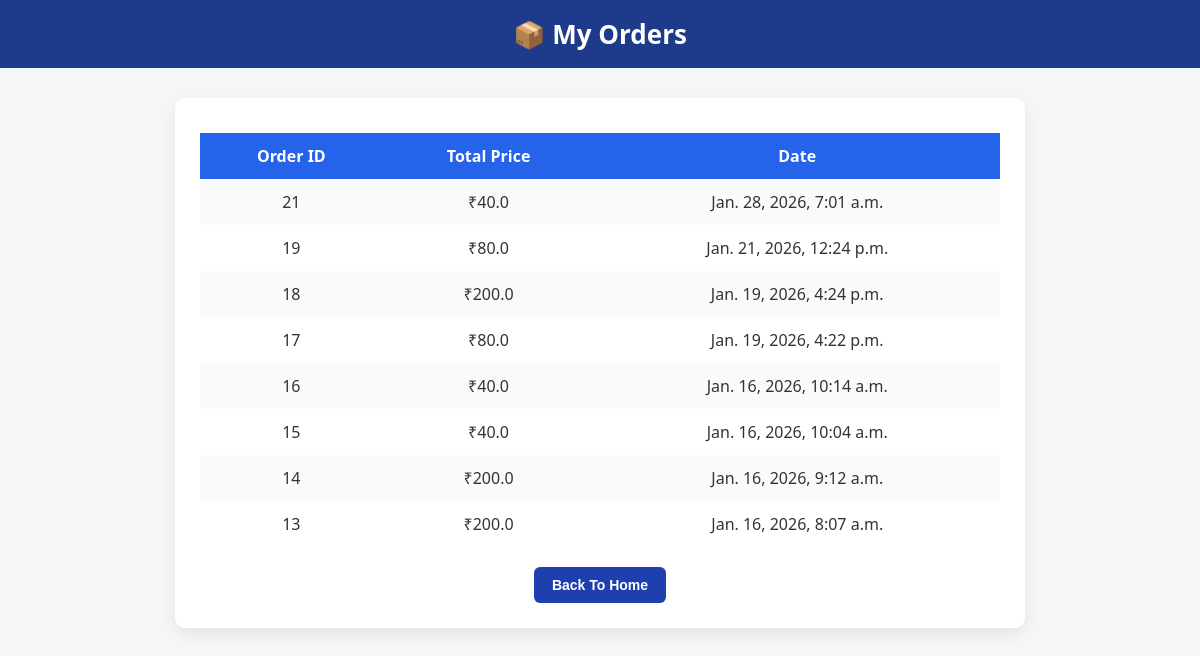
/orders/ (signed in), run on the app's committed database.
### store/models.py (models this page shows, shortened)
class Order(models.Model):
    user=models.ForeignKey(User, on_delete=models.CASCADE)
    total_price=models.FloatField()
    created_at=models.DateTimeField(auto_now_add=True)
    payment_id=models.CharField(max_length=200, blank=True, null=True)
    paid = models.BooleanField(default=False)

### store/views.py (the view)
# urls.py: path('orders/',views.order_history,name='order_history'),
def order_history(request):
    orders=Order.objects.filter(user=request.user).order_by('-created_at')
    return render(request, 'store/order_history.html',{'orders': orders})

### store/templates/store/order_history.html (shortened to what this page needs)
<!DOCTYPE html>
<html>
<head>
</head>
<body>
    <h1>📦 My Orders</h1>
    <div class="orders-container">
        {% if orders %}
        <table>
            <tr>
                <th>Order ID</th>
                <th>Total Price</th>
                <th>Date</th>
            </tr>
            {% for order in orders %}
            <tr>
                <td>{{ order.id }}</td>
                <td>₹{{ order.total_price }}</td>
                <td>{{ order.created_at }}</td>
            </tr>
            {% endfor %}
        </table>
        {% else %}
        <div class="empty">No orders yet.</div>
        {% endif %}
        <a href="{% url 'home' %}" class="back-btn">
            <button>Back To Home</button>
        </a>
    </div>
</body>
</html>

### store/templates/store/order_history.html (style rules this page uses)
body { margin: 0; font-family: "Segoe UI", Arial, sans-serif; background-color: #f4f6f8; color: #333; }
h1 { background-color: #1e3a8a; color: #ffffff; padding: 16px; margin: 0; text-align: center; font-size: 26px; }
.orders-container { max-width: 800px; margin: 30px auto; background-color: #ffffff; padding: 25px; border-radius: 10px; box-shadow: 0 6px 15px rgba(0, 0, 0, 0.08); }
table { width: 100%; border-collapse: collapse; margin-top: 10px; }
th, td { padding: 12px; text-align: center; }
th { background-color: #2563eb; color: #ffffff; font-weight: 600; }
tr:nth-child(even) { background-color: #f8fafc; }
.back-btn { display: block; width: fit-content; margin: 20px auto 0; text-decoration: none; }
.back-btn button { padding: 10px 18px; background-color: #1e40af; color: #ffffff; border: none; border-radius: 6px; font-size: 14px; font-weight: 600; cursor: pointer; }

### data on the page
Order: id "21", total_price "40.0", created_at "Jan. 28, 2026, 7:01 a.m."
Order: id "19", total_price "80.0", created_at "Jan. 21, 2026, 12:24 p.m."
Order: id "18", total_price "200.0", created_at "Jan. 19, 2026, 4:24 p.m."
Order: id "17", total_price "80.0", created_at "Jan. 19, 2026, 4:22 p.m."
Order: id "16", total_price "40.0", created_at "Jan. 16, 2026, 10:14 a.m."
Order: id "15", total_price "40.0", created_at "Jan. 16, 2026, 10:04 a.m."
Order: id "14", total_price "200.0", created_at "Jan. 16, 2026, 9:12 a.m."
Order: id "13", total_price "200.0", created_at "Jan. 16, 2026, 8:07 a.m."
